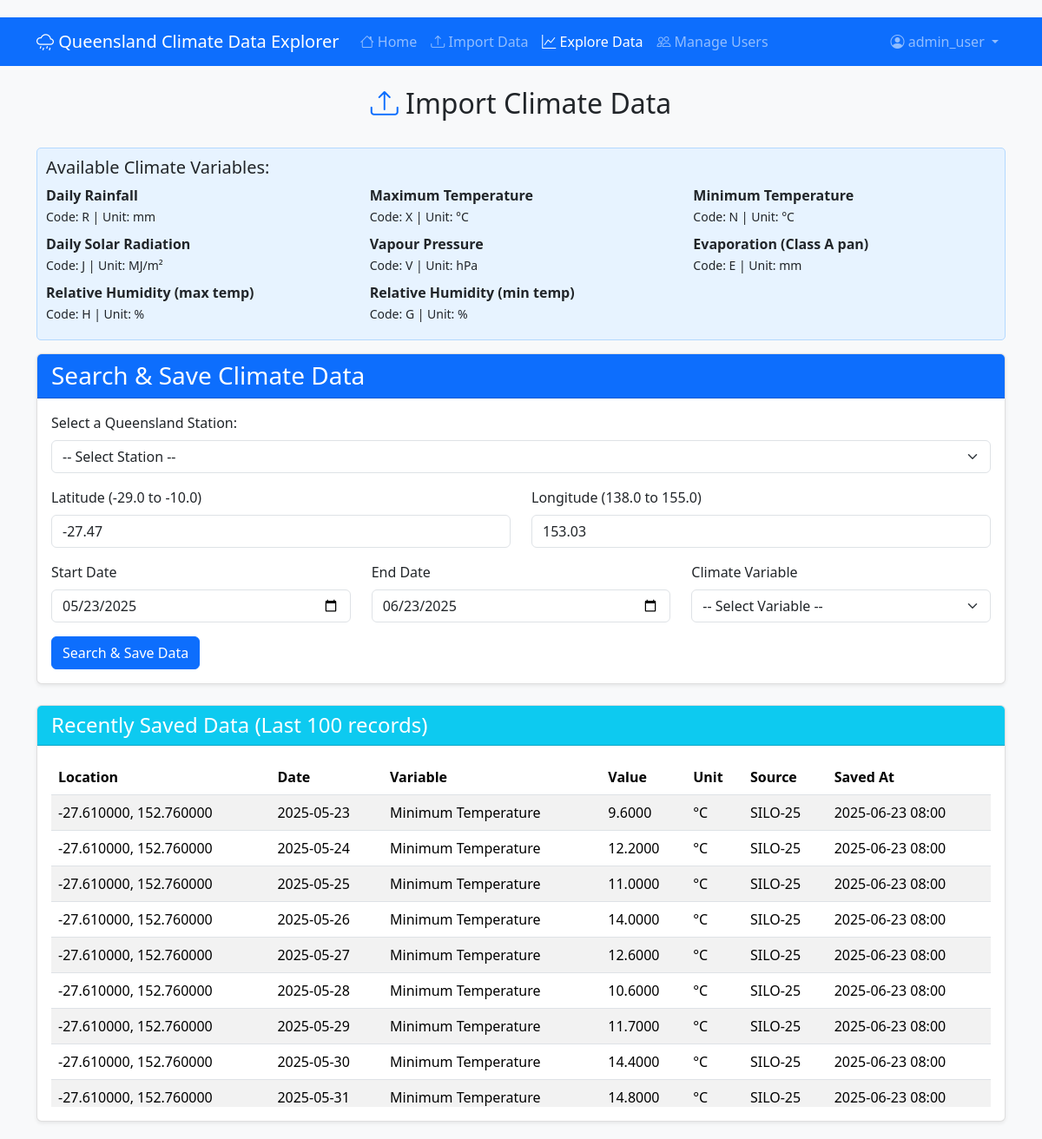
Page /import.php (signed in) on the committed database.
### tables this page shows
CREATE TABLE IF NOT EXISTS `climate_data` (
  `id` int NOT NULL AUTO_INCREMENT,
  `location_id` int NOT NULL,
  `date` date NOT NULL,
  `variable_code` varchar(20) NOT NULL,
  `variable_name` varchar(100) NOT NULL,
  `value` decimal(10,4) NOT NULL,
  `unit` varchar(10) NOT NULL,
  `source` varchar(10) DEFAULT NULL,
  `created_at` timestamp NULL DEFAULT CURRENT_TIMESTAMP,
  PRIMARY KEY (`id`),
  UNIQUE KEY `unique_record` (`location_id`,`date`,`variable_code`),
  CONSTRAINT `climate_data_ibfk_1` FOREIGN KEY (`location_id`) REFERENCES `locations` (`id`) ON DELETE CASCADE
);

CREATE TABLE IF NOT EXISTS `locations` (
  `id` int NOT NULL AUTO_INCREMENT,
  `latitude` decimal(10,6) NOT NULL,
  `longitude` decimal(10,6) NOT NULL,
  `created_at` timestamp NULL DEFAULT CURRENT_TIMESTAMP,
  PRIMARY KEY (`id`),
  UNIQUE KEY `unique_coords` (`latitude`,`longitude`)
);

### auth.php (called while the page is built, shortened)
<?php
class Auth
{
    private $user = null;
    public function __construct()
    {
        if (isset($_SESSION['user'])) {
            $this->user = $_SESSION['user'];
        }
    }
    public function isLoggedIn()
    {
        return $this->user !== null;
    }
    public function getCurrentUser()
    {
        return $this->user;
    }
    public function hasPermission($permission)
    {
        if ($this->user['role'] === 'admin') {
            return true;
        }
        $permissions = [
            'admin' => ['manage_users', 'import_data', 'export_data', 'view_data', 'edit_data'],
            'researcher' => ['import_data', 'export_data', 'view_data'],
            'viewer' => ['view_data']
        ];
        $role = $this->user['role'];
        return in_array($permission, $permissions[$role]);
    }
}

### import.php (the view, shortened to what this page needs)
<?php
require_once 'auth.php';
$auth = new Auth();
$unitMapping = [
    'R' => 'mm',
    'X' => '°C',
    'N' => '°C',
    'J' => 'MJ/m²',
    'V' => 'hPa',
    'E' => 'mm',
    'H' => '%',
    'G' => '%'
];
$variableNames = [
    'R' => 'Daily Rainfall',
    'X' => 'Maximum Temperature',
    'N' => 'Minimum Temperature',
    'J' => 'Daily Solar Radiation',
    'V' => 'Vapour Pressure',
    'E' => 'Evaporation (Class A pan)',
    'H' => 'Relative Humidity (max temp)',
    'G' => 'Relative Humidity (min temp)'
];
function getDbConnection()
{
    $host = 'localhost';
    $dbname = 'climate_data';
    $username = 'root';
    $password = '';
    try {
        $pdo = new PDO("mysql:host=$host;dbname=$dbname", $username, $password);
        $pdo->setAttribute(PDO::ATTR_ERRMODE, PDO::ERRMODE_EXCEPTION);
        return $pdo;
    } catch (PDOException $e) {
        error_log("Database connection error: " . $e->getMessage());
        return false;
    }
}
function getSavedClimateData()
{
    $conn = getDbConnection();
    try {
        $stmt = $conn->query("SELECT l.latitude, l.longitude,
                             c.date, c.variable_code, c.variable_name, c.value, c.unit, c.source, c.created_at
                             FROM locations l
                             JOIN climate_data c ON l.id = c.location_id
                             ORDER BY c.created_at DESC, c.date ASC
                             LIMIT 100");
        return $stmt->fetchAll(PDO::FETCH_ASSOC);
    } catch (PDOException $e) {
        error_log("Database error: " . $e->getMessage());
        return [];
    }
}
$savedData = getSavedClimateData();
?>
<!DOCTYPE html>
<html lang="en">
<head>
    <link href="https://cdn.jsdelivr.net/npm/bootstrap@5.3.2/dist/css/bootstrap.min.css"  rel="stylesheet">
    <link href="https://cdn.jsdelivr.net/npm/bootstrap-icons@1.10.0/font/bootstrap-icons.css"  rel="stylesheet">
</head>
<body>
    <nav class="navbar navbar-expand-lg navbar-dark bg-primary">
        <div class="container">
            <a class="navbar-brand" href="#">
                <i class="bi bi-cloud-drizzle"></i>
                Queensland Climate Data Explorer
            </a>
            <div class="collapse navbar-collapse" id="navbarNav">
                <ul class="navbar-nav me-auto">
                    <li class="nav-item">
                        <a class="nav-link" href="index.php">
                            <i class="bi bi-house"></i> Home
                        </a>
                    </li>
                    <li class="nav-item">
                        <a class="nav-link" href="import.php">
                            <i class="bi bi-upload"></i> Import Data
                        </a>
                    </li>
                    <li class="nav-item">
                        <a class="nav-link active" href="explore.php">
                            <i class="bi bi-graph-up"></i> Explore Data
                        </a>
                    </li>
                    <?php if ($auth->hasPermission('manage_users')): ?>
                    <li class="nav-item">
                        <a class="nav-link" href="users.php">
                            <i class="bi bi-people"></i> Manage Users
                        </a>
                    </li>
                    <?php endif; ?>
                </ul>
                <ul class="navbar-nav">
                    <li class="nav-item dropdown">
                        <a class="nav-link dropdown-toggle" href="#" id="navbarDropdown" role="button" data-bs-toggle="dropdown">
                            <i class="bi bi-person-circle"></i>
                            <?php echo htmlspecialchars($auth->getCurrentUser()['username']); ?>
                        </a>
                    </li>
                </ul>
            </div>
        </div>
    </nav>
<div class="container mt-4">
    <div class="row">
        <div class="col-12 text-center mb-4">
            <h2><i class="bi bi-upload text-primary"></i> Import Climate Data</h2>
        </div>
    </div>
    <div class="variable-info">
        <h5>Available Climate Variables:</h5>
        <div class="row">
            <?php foreach ($variableNames as $code => $name): ?>
                <div class="col-md-4 mb-2">
                    <strong><?php echo htmlspecialchars($name); ?></strong><br>
                    <small>Code: <?php echo htmlspecialchars($code); ?> | Unit: <?php echo htmlspecialchars($unitMapping[$code]); ?></small>
                </div>
            <?php endforeach; ?>
        </div>
    </div>
    <div class="card mb-4">
        <div class="card-header bg-primary text-white">
            <h3 class="mb-0">Search & Save Climate Data</h3>
        </div>
        <div class="card-body">
            <form method="post" action="">
                <div class="mb-3">
                    <label for="qldStations" class="form-label">Select a Queensland Station:</label>
                    <select id="qldStations" class="form-select">
                        <option value="">-- Select Station --</option>
                    </select>
                </div>
                <div class="row mb-3">
                    <div class="col-md-6">
                        <label for="latitude" class="form-label">Latitude (-29.0 to -10.0)</label>
                        <input type="number" id="latitude" name="latitude" class="form-control"
                               step="0.01" min="-29.0" max="-10.0" required
                               value="<?php echo isset($_POST['latitude']) ? htmlspecialchars($_POST['latitude']) : '-27.47'; ?>">
                    </div>
                    <div class="col-md-6">
                        <label for="longitude" class="form-label">Longitude (138.0 to 155.0)</label>
                        <input type="number" id="longitude" name="longitude" class="form-control"
                               step="0.01" min="138.0" max="155.0" required
                               value="<?php echo isset($_POST['longitude']) ? htmlspecialchars($_POST['longitude']) : '153.03'; ?>">
                    </div>
                </div>
                <div class="row mb-3">
                    <div class="col-md-4">
                        <label for="start_date" class="form-label">Start Date</label>
                        <input type="date" id="start_date" name="start_date" class="form-control" required
                               value="<?php echo isset($_POST['start_date']) ? htmlspecialchars($_POST['start_date']) : date('Y-m-d', strtotime('-1 month')); ?>">
                    </div>
                    <div class="col-md-4">
                        <label for="end_date" class="form-label">End Date</label>
                        <input type="date" id="end_date" name="end_date" class="form-control" required
                               value="<?php echo isset($_POST['end_date']) ? htmlspecialchars($_POST['end_date']) : date('Y-m-d'); ?>">
                    </div>
                    <div class="col-md-4">
                        <label for="variable" class="form-label">Climate Variable</label>
                        <select id="variable" name="variable" class="form-select" required>
                            <option value="">-- Select Variable --</option>
                        </select>
                    </div>
                </div>
                <button type="submit" name="submit" class="btn btn-primary">Search & Save Data</button>
            </form>
        </div>
    </div>
    <?php if (!empty($savedData)): ?>
        <div class="card">
            <div class="card-header bg-info text-white">
                <h4 class="mb-0">Recently Saved Data (Last 100 records)</h4>
            </div>
            <div class="card-body">
                <div class="table-responsive">
                    <table class="table table-striped table-hover">
                        <thead>
                            <tr>
                                <th>Location</th>
                                <th>Date</th>
                                <th>Variable</th>
                                <th>Value</th>
                                <th>Unit</th>
                                <th>Source</th>
                                <th>Saved At</th>
                            </tr>
                        </thead>
                        <tbody>
                            <?php foreach ($savedData as $row): ?>
                                <tr>
                                    <td><?php echo htmlspecialchars($row['latitude'] . ', ' . $row['longitude']); ?></td>
                                    <td><?php echo htmlspecialchars($row['date']); ?></td>
                                    <td><?php echo htmlspecialchars($row['variable_name']); ?></td>
                                    <td><?php echo htmlspecialchars($row['value']); ?></td>
                                    <td><?php echo htmlspecialchars($row['unit']); ?></td>
                                    <td><?php echo htmlspecialchars($row['source']); ?></td>
                                    <td><?php echo htmlspecialchars(date('Y-m-d H:i', strtotime($row['created_at']))); ?></td>
                                </tr>
                            <?php endforeach; ?>
                        </tbody>
                    </table>
                </div>
            </div>
        </div>
    <?php endif; ?>
</div>
</body>
</html>

### import.php (style rules this page uses)
body { background-color: #f8f9fa; padding: 20px 0; }
.card { box-shadow: 0 0.125rem 0.25rem rgba(0,0,0,0.075); border: 1px solid rgba(0,0,0,0.125); }
.table-responsive { max-height: 400px; overflow-y: auto; }
.variable-info { background-color: #e7f3ff; border: 1px solid #b3d9ff; border-radius: 5px; padding: 10px; margin-bottom: 15px; }

### rows in the picture
climate_data: location.longitude "-27.610000, 152.760000", date "2025-05-23", variable_name "Minimum Temperature", value "9.6000", unit "°C", source "SILO-25", created_at "2025-06-23 08:00"
climate_data: location.longitude "-27.610000, 152.760000", date "2025-05-24", variable_name "Minimum Temperature", value "12.2000", unit "°C", source "SILO-25", created_at "2025-06-23 08:00"
climate_data: location.longitude "-27.610000, 152.760000", date "2025-05-25", variable_name "Minimum Temperature", value "11.0000", unit "°C", source "SILO-25", created_at "2025-06-23 08:00"
climate_data: location.longitude "-27.610000, 152.760000", date "2025-05-26", variable_name "Minimum Temperature", value "14.0000", unit "°C", source "SILO-25", created_at "2025-06-23 08:00"
climate_data: location.longitude "-27.610000, 152.760000", date "2025-05-27", variable_name "Minimum Temperature", value "12.6000", unit "°C", source "SILO-25", created_at "2025-06-23 08:00"
climate_data: location.longitude "-27.610000, 152.760000", date "2025-05-28", variable_name "Minimum Temperature", value "10.6000", unit "°C", source "SILO-25", created_at "2025-06-23 08:00"
climate_data: location.longitude "-27.610000, 152.760000", date "2025-05-29", variable_name "Minimum Temperature", value "11.7000", unit "°C", source "SILO-25", created_at "2025-06-23 08:00"
climate_data: location.longitude "-27.610000, 152.760000", date "2025-05-30", variable_name "Minimum Temperature", value "14.4000", unit "°C", source "SILO-25", created_at "2025-06-23 08:00"
climate_data: location.longitude "-27.610000, 152.760000", date "2025-05-31", variable_name "Minimum Temperature", value "14.8000", unit "°C", source "SILO-25", created_at "2025-06-23 08:00"

### other values in the picture
$auth->getCurrentUser()['username'] "admin_user"
$name "Daily Rainfall"
$code "R"
$unitMapping[$code] "mm"
$name "Maximum Temperature"
$code "X"
$unitMapping[$code] "°C"
$name "Minimum Temperature"
$code "N"
$name "Daily Solar Radiation"
$code "J"
$unitMapping[$code] "MJ/m²"
$name "Vapour Pressure"
$code "V"
$unitMapping[$code] "hPa"
